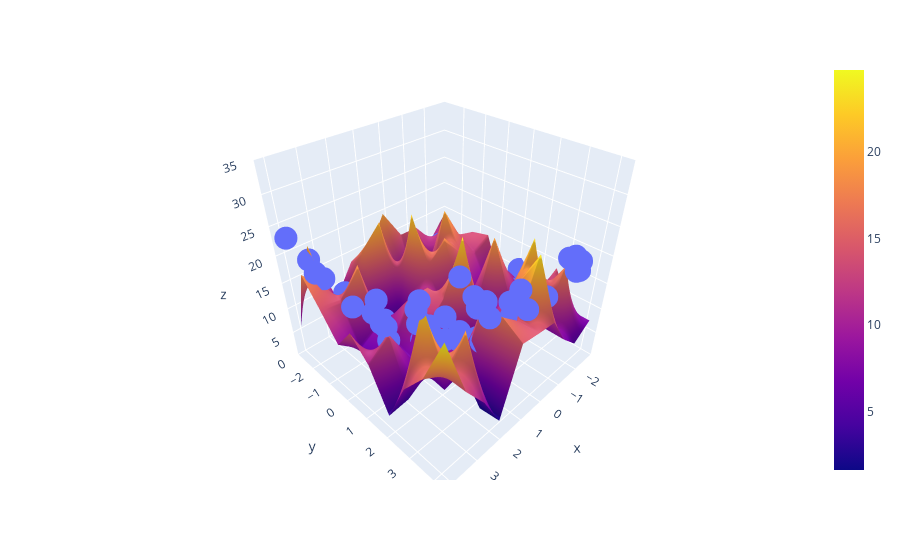

Notebook cell for this chart:
### Code cell
lr = LinearRegression()
lr.fit(X_multi_trans,z)

X_test_multi = poly.transform(final)


z_final = lr.predict(X_multi_trans).reshape(10,10)


# plotting the graph
fig = px.scatter_3d(x=x.ravel(), y=y.ravel(), z=z.ravel())
fig.add_trace(go.Surface(x = x_input, y = y_input, z =z_final))
fig.update_layout(scene = dict(zaxis = dict(range=[0,35])))
fig.show()
